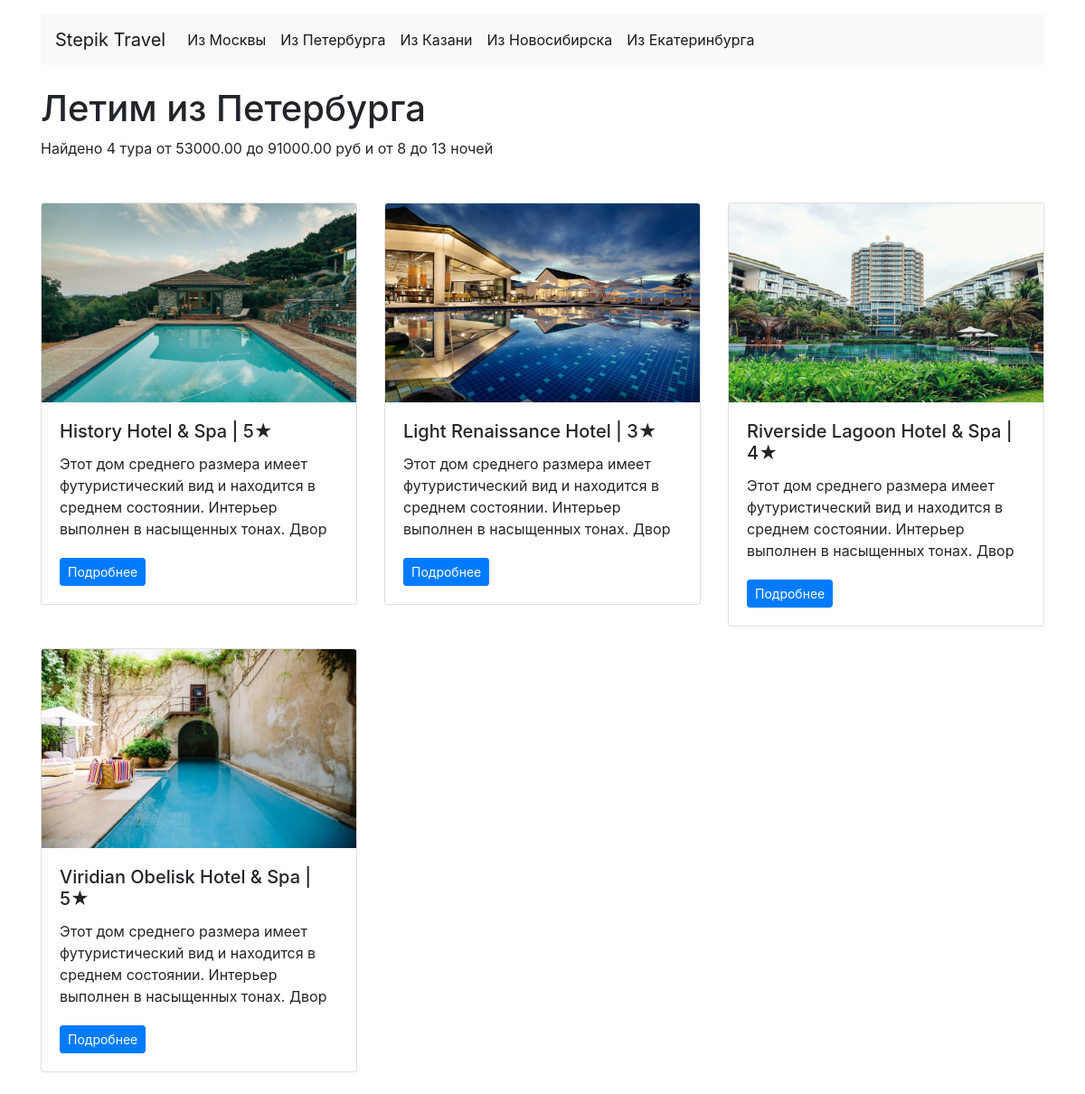
The page /depature/spb/ on the database its author committed.
### tours/models.py (models this page shows, shortened)
class Departure(models.Model):
    name = models.CharField(
        max_length=200,
        verbose_name='Название пути'
    )
    slug = models.SlugField(
        max_length=20,
        verbose_name='Слаг',
        null=True,
        blank=True
    )
    class Meta:
        verbose_name = 'Путь'
        verbose_name_plural = 'Пути'
    def __str__(self):
        return self.name
    def get_absolute_url(self):
        return reverse('departure', kwargs={"slug": self.slug})

class Tour(models.Model):
    name = models.CharField(
        max_length=200,
        verbose_name='Название тура'
    )
    description = models.TextField(
        max_length=3000,
        verbose_name='Описание тура'
    )
    departure = models.ForeignKey(
        Departure,
        on_delete=models.CASCADE,
        verbose_name='Название пути',
        blank=True,
        null=True
    )
    image = models.ImageField(
        upload_to='photos/%Y/%m/%d/',
        verbose_name='Изображение'
    )
    price = models.DecimalField(
        max_digits=10,
        decimal_places=2,
        verbose_name='Цена тура'
    )
    stars = models.PositiveIntegerField(
        blank=True,
        null=True,
        default=0,
        verbose_name='Кол-во звёзд у тура'
    )
    country = models.CharField(
        max_length=30,
        verbose_name='Страна тура',
        blank=True, null=True
    )
    date = models.DateField(
        auto_now=False,
        auto_now_add=False,
        verbose_name='Дата начла тура',
        blank=True, null=True
    )
    duration = models.PositiveSmallIntegerField(
        default=0,
        verbose_name='Продолжительность тура'
    )
    class Meta:
        verbose_name = 'Тур'
        verbose_name_plural = 'Туры'
    def get_absolute_url(self):
        return reverse('tour_detail', args=[str(self.pk)])

### tours/views.py (the view)
# urls.py: path('depature/<str:slug>/', DepartureView.as_view(), name='departure'),
class DepartureView(View):
    def get(self, request, slug):
        max_duration = 0
        min_duration = 30000
        max_price = 0
        min_price = 300000
        departures = Departure.objects.all()
        local_departure = Departure.objects.get(slug=slug)
        tours = Tour.objects.filter(departure=local_departure.id).order_by('name')
        count_tours = tours.count()
        for tour in tours:
            if tour.price < min_price:
                min_price = tour.price
            if tour.price > max_price:
                max_price = tour.price
            if tour.duration > max_duration:
                max_duration = tour.duration
            if tour.duration < min_duration:
                min_duration = tour.duration
        context = {
            'departures': departures,
            'tours': tours,
            'loc_dep': local_departure,
            'count_tours': count_tours,
            'min_duration': min_duration,
            'max_duration': max_duration,
            'min_price': min_price,
            'max_price': max_price,
        }
        return render(
            request,
            'departure/departure.html',
            context=context
        )

### tours/templatetags/ru_pluralize.py (called while the page is built)
@register.filter()
def ru_pluralize(number: Union[int, str], arg: str = 'дурак, дурака, дураков'):
    nominative_singular, genitive_singular, genitive_plural = arg.split(',')
    number = abs(int(number))
    if 10 <= number % 100 <= 20:
        return f'{number} {genitive_plural}'
    if number % 10 == 1:
        return f'{number} {nominative_singular}'
    if 2 <= number % 10 <= 4:
        return f'{number} {genitive_singular}'
    return f'{number} {genitive_plural}'

### tours/templates/departure/departure.html (shortened to what this page needs)
{% extends 'base.html' %}
{% load ru_pluralize %}
{% block content %}
<main class="container mt-3">
    <h1 class="display-5 mt-4">Летим из {{ loc_dep }}</h1>
    <p class="mb-4">
        Найдено {{ count_tours|ru_pluralize:"тур, тура, туров" }}
        от {{ min_price }} до {{ max_price }} руб и от {{ min_duration }} до {{ max_duration }} ночей
    </p>
</main>
{% endblock %}

### templates/inc/_header.html (shortened to what this page needs)
<header class="container mt-3">
    <nav class="navbar navbar-expand-lg navbar-light bg-light">
        <a class="navbar-brand" href="{% url 'home' %}">Stepik Travel</a>
        <div class="collapse navbar-collapse" id="navbarNav">
            {% for departure in departures %}
            <ul class="navbar-nav">
                <li class="nav-item active">
                    <a class="nav-link {% if request.path == departure.get_absolute_url %}active{% endif %}"
                       href="{{ departure.get_absolute_url }}">Из {{ departure.name }}</a>
                </li>
            </ul>
            {% endfor %}
        </div>
    </nav>
</header>

### templates/inc/_cards.html
<main class="container mt-3">
    <div class="row mt-5">
        {% for tour in tours %}
        <div class="col-4">
            <div class="card mb-4">
                <div class="embed-responsive embed-responsive-16by9">
                    <a href="{{ tour.get_absolute_url }}" class="btn btn-sm btn-primary"><img
                            class="card-img-top embed-responsive-item" src="{{tour.image.url}}" alt="img"/></a>
                </div>
                <div class="card-body">
                    <h2 class="h5 card-title">{{tour.name}} | {{ tour.stars }}★</h2>
                    <p class="card-text text">{{ tour.description }}</p>
                    <a href="{{ tour.get_absolute_url }}" class="btn btn-sm btn-primary">Подробнее</a>
                </div>
            </div>
        </div>
        {% endfor %}
    </div>
</main>

### tours/static/style.css (style rules this page uses)
.text { width: 100%; height: 100px; overflow: hidden; text-overflow: ellipsis; }

### rows shown on the page
Departure: name "Москвы"
Departure: name "Петербурга"
Departure: name "Казани"
Departure: name "Новосибирска"
Departure: name "Екатеринбурга"
Tour: price "53000.00", image (picture), name "Light Renaissance Hotel", stars "3", description "Этот дом среднего размера имеет футуристический вид и находится в среднем состоянии. Интерьер выполнен в насыщенных тонах. Двор…"
Tour: price "91000.00", image (picture), name "History Hotel & Spa", stars "5", description "Этот дом среднего размера имеет футуристический вид и находится в среднем состоянии. Интерьер выполнен в насыщенных тонах. Двор…"
Tour: image (picture), name "Riverside Lagoon Hotel & Spa", stars "4", description "Этот дом среднего размера имеет футуристический вид и находится в среднем состоянии. Интерьер выполнен в насыщенных тонах. Двор…"
Tour: image (picture), name "Viridian Obelisk Hotel & Spa", stars "5", description "Этот дом среднего размера имеет футуристический вид и находится в среднем состоянии. Интерьер выполнен в насыщенных тонах. Двор…"

### other values the page prints
{{ count_tours|ru_pluralize:"тур, тура, туров" }} "4 тура"
{{ min_duration }} "8"
{{ max_duration }} "13"
